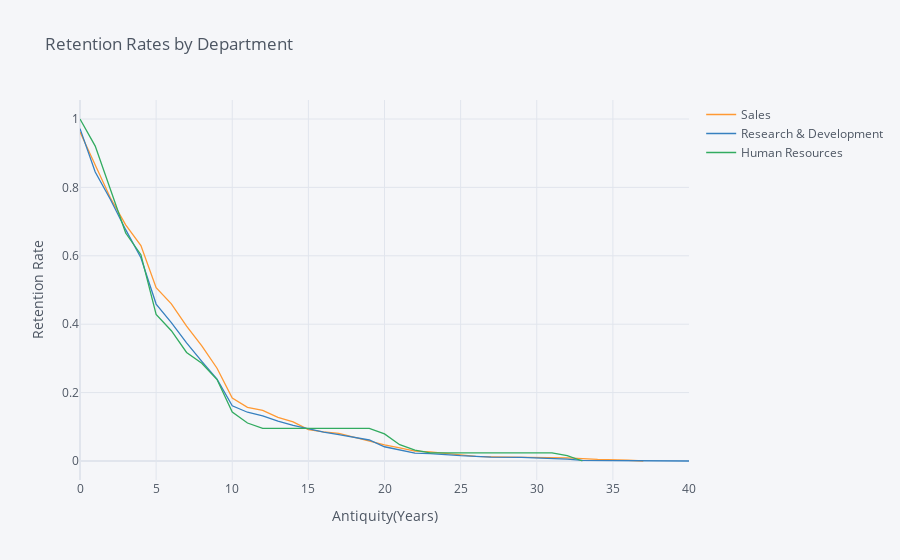

This figure's notebook cell:
### Markdown cell above
## 7. Let's investigate whether the department the employee works in has an impact on how long they stay with the company. Generate and plot survival curves showing retention by department and years the employee has worked at the company.

### Code cell
rates = survival(data, 'Department', 'YearsAtCompany', 'RelationshipSatisfaction')
rates.iplot(kind='line', xTitle='Antiquity(Years)', yTitle='Retention Rate',
            title='Retention Rates by Department')

### Figure 1 — Plotly figure (JSON) as saved in the notebook; plotly's stock layout.template omitted (floating-point values rounded to 4 significant figures)
{"data": [{"line": {"color": "rgba(255, 153, 51, 1.0)", "dash": "solid", "shape": "linear", "width": 1.3}, "mode": "lines", "name": "Sales", "text": "", "type": "scatter", "x": [0, 1, 2, 3, 4, 5, 6, 7, 8, 9, 10, 11, 12, 13, 14, 15, 16, 17, 18, 19, 20, 21, 22, 23, 24, 25, 26, 27, 29, 30, 31, 32, 33, 34, 36, 37, 40], "y": [0.9619, 0.8632, 0.7691, 0.6906, 0.63, 0.5067, 0.4596, 0.3946, 0.3363, 0.2713, 0.1839, 0.157, 0.148, 0.1278, 0.1143, 0.09193, 0.0852, 0.08072, 0.06951, 0.06054, 0.04709, 0.03812, 0.02915, 0.02691, 0.02242, 0.01794, 0.01345, 0.01233, 0.01121, 0.01009, 0.01009, 0.008969, 0.006726, 0.004484, 0.002242, 0, ""]}, {"line": {"color": "rgba(55, 128, 191, 1.0)", "dash": "solid", "shape": "linear", "width": 1.3}, "mode": "lines", "name": "Research & Development", "text": "", "type": "scatter", "x": [0, 1, 2, 3, 4, 5, 6, 7, 8, 9, 10, 11, 12, 13, 14, 15, 16, 17, 18, 19, 20, 21, 22, 23, 24, 25, 26, 27, 29, 30, 31, 32, 33, 34, 36, 37, 40], "y": [0.9719, 0.845, 0.7648, 0.6764, 0.5942, 0.4589, 0.4048, 0.3455, 0.2914, 0.2393, 0.1613, 0.1426, 0.1322, 0.1165, 0.1041, 0.09365, 0.08429, 0.077, 0.06868, 0.06139, 0.04162, 0.0333, 0.02289, 0.02185, 0.01769, 0.01561, 0.01353, 0.01145, 0.01041, 0.009365, 0.006243, 0.005203, 0.002081, 0.001561, 0.001041, 0.0005203, 0]}, {"line": {"color": "rgba(50, 171, 96, 1.0)", "dash": "solid", "shape": "linear", "width": 1.3}, "mode": "lines", "name": "Human Resources", "text": "", "type": "scatter", "x": [0, 1, 2, 3, 4, 5, 6, 7, 8, 9, 10, 11, 12, 13, 14, 15, 16, 17, 18, 19, 20, 21, 22, 23, 24, 25, 26, 27, 29, 30, 31, 32, 33, 34, 36, 37, 40], "y": [1, 0.9206, 0.7937, 0.6667, 0.6032, 0.4286, 0.381, 0.3175, 0.2857, 0.2381, 0.1429, 0.1111, 0.09524, 0.09524, 0.09524, 0.09524, 0.09524, 0.09524, 0.09524, 0.09524, 0.07937, 0.04762, 0.03175, 0.02381, 0.02381, 0.02381, 0.02381, 0.02381, 0.02381, 0.02381, 0.02381, 0.01587, 0, "", "", "", ""]}], "layout": {"legend": {"bgcolor": "#F5F6F9", "font": {"color": "#4D5663"}}, "paper_bgcolor": "#F5F6F9", "plot_bgcolor": "#F5F6F9", "title": {"font": {"color": "#4D5663"}, "text": "Retention Rates by Department"}, "xaxis": {"gridcolor": "#E1E5ED", "showgrid": true, "tickfont": {"color": "#4D5663"}, "title": {"font": {"color": "#4D5663"}, "text": "Antiquity(Years)"}, "zerolinecolor": "#E1E5ED"}, "yaxis": {"gridcolor": "#E1E5ED", "showgrid": true, "tickfont": {"color": "#4D5663"}, "title": {"font": {"color": "#4D5663"}, "text": "Retention Rate"}, "zerolinecolor": "#E1E5ED"}}}
